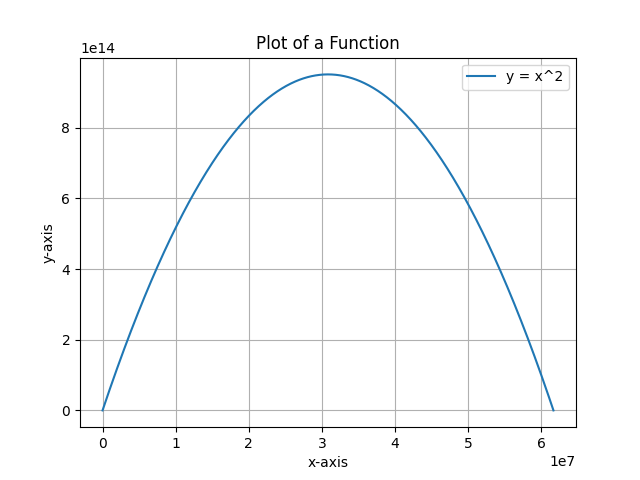

The script that saved this image:
import matplotlib.pyplot as plt
import numpy as np


61677571
# Define the function you want to plot
def my_function(x):
    return (61677571 - x) * x

# Generate x values
x_values = np.linspace(0, 61677571, 1000)  # Adjust the range and number of points as needed

# Calculate corresponding y values using the function
y_values = my_function(x_values)

# Plot the function
plt.plot(x_values, y_values, label='y = x^2')  # You can change the label as needed
plt.title('Plot of a Function')
plt.xlabel('x-axis')
plt.ylabel('y-axis')
plt.legend()  # Display the legend if multiple functions are plotted
plt.grid(True)  # Add a grid for better readability
plt.savefig("fuck.png")